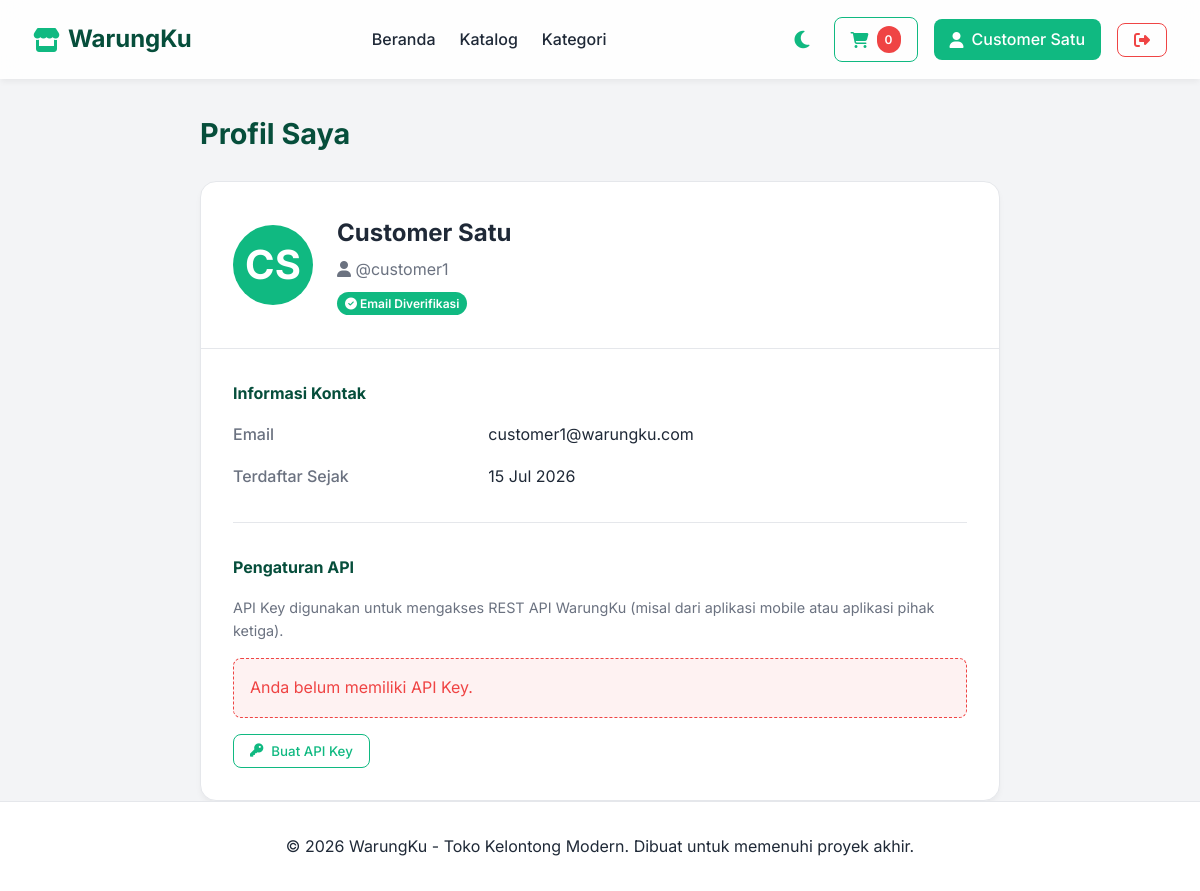
The app's page /profile.php (signed in) with its own data.
### tables this page shows
CREATE TABLE IF NOT EXISTS users (
    id INT AUTO_INCREMENT PRIMARY KEY,
    name VARCHAR(100) NOT NULL,
    username VARCHAR(50) NOT NULL UNIQUE,
    email VARCHAR(150) DEFAULT NULL UNIQUE,
    is_verified TINYINT(1) DEFAULT 0,
    verification_token VARCHAR(255) DEFAULT NULL,
    reset_token VARCHAR(255) DEFAULT NULL,
    reset_expires DATETIME DEFAULT NULL,
    api_key VARCHAR(255) DEFAULT NULL,
    password VARCHAR(255) NOT NULL,
    role ENUM('admin', 'customer') DEFAULT 'customer',
    created_at TIMESTAMP DEFAULT CURRENT_TIMESTAMP
);

### config/db.php (called while the page is built, shortened)
<?php
function getInitials($name) {
    $words    = explode(" ", $name);
    $initials = "";
    foreach ($words as $w) {
        if (!empty($w)) $initials .= strtoupper($w[0]);
        if (strlen($initials) >= 2) break;
    }
    return $initials;
}
?>

### profile.php (the view, shortened to what this page needs)
<?php
require_once __DIR__ . '/config/db.php';
$user_id = $_SESSION['user_id'];
$stmt = $pdo->prepare("SELECT name, username, email, is_verified, api_key, created_at FROM users WHERE id = ?");
$stmt->execute([$user_id]);
$user = $stmt->fetch();
require_once __DIR__ . '/templates/header.php';
?>
<div class="container" style="margin-top: 2rem;">
    <div style="max-width: 800px; margin: 0 auto;">
        <h2 class="section-title">Profil Saya</h2>
        <div style="background: white; border-radius: 16px; border: 1px solid var(--border); overflow: hidden; box-shadow: 0 4px 6px -1px rgba(0,0,0,0.05); display: flex; flex-direction: column; md:flex-row;">
            <div style="padding: 2rem; border-bottom: 1px solid var(--border);">
                <div style="display: flex; align-items: center; gap: 1.5rem;">
                    <div style="width: 80px; height: 80px; border-radius: 50%; background: var(--primary); color: white; display: flex; align-items: center; justify-content: center; font-size: 2.5rem; font-weight: bold;">
                        <?= getInitials($user['name']) ?>
                    </div>
                    <div>
                        <h3 style="font-size: 1.5rem; margin-bottom: 0.25rem;"><?= htmlspecialchars($user['name']) ?></h3>
                        <p style="color: var(--text-muted); margin-bottom: 0.5rem;"><i class="fa-solid fa-user"></i> @<?= htmlspecialchars($user['username']) ?></p>
                        <?php if($user['is_verified']): ?>
                            <span class="badge" style="background: var(--success);"><i class="fa-solid fa-check-circle"></i> Email Diverifikasi</span>
                        <?php endif; ?>
                    </div>
                </div>
            </div>
            <div style="padding: 2rem;">
                <h4 style="margin-bottom: 1rem; color: var(--secondary);">Informasi Kontak</h4>
                <div style="display: grid; grid-template-columns: 1fr 2fr; gap: 1rem; margin-bottom: 1.5rem;">
                    <div style="color: var(--text-muted); font-weight: 500;">Email</div>
                    <div><?= htmlspecialchars($user['email'] ?? 'Belum diatur') ?></div>
                    <div style="color: var(--text-muted); font-weight: 500;">Terdaftar Sejak</div>
                    <div><?= date('d M Y', strtotime($user['created_at'])) ?></div>
                </div>
                <hr style="border: none; border-top: 1px solid var(--border); margin: 2rem 0;">
                <h4 style="margin-bottom: 1rem; color: var(--secondary);">Pengaturan API</h4>
                <p style="color: var(--text-muted); font-size: 0.9rem; margin-bottom: 1rem;">API Key digunakan untuk mengakses REST API WarungKu (misal dari aplikasi mobile atau aplikasi pihak ketiga).</p>
                <?php if($user['api_key']): ?>
                    <div style="background: var(--bg-light); border: 1px dashed var(--border); padding: 1rem; border-radius: 8px; margin-bottom: 1rem; font-family: monospace; font-size: 1.1rem; color: var(--text-main); word-break: break-all;">
                        <?= htmlspecialchars($user['api_key']) ?>
                    </div>
                <?php else: ?>
                    <div style="background: #FEF2F2; border: 1px dashed var(--danger); padding: 1rem; border-radius: 8px; margin-bottom: 1rem; color: var(--danger);">
                        Anda belum memiliki API Key.
                    </div>
                <?php endif; ?>
                <form method="POST" action="">
                    <button type="submit" class="btn btn-outline" style="border-color: var(--primary); color: var(--primary);">
                        <i class="fa-solid fa-key"></i> <?= $user['api_key'] ? 'Regenerate API Key' : 'Buat API Key' ?>
                    </button>
                </form>
            </div>
        </div>
    </div>
</div>
<?php require_once __DIR__ . '/templates/footer.php'; ?>

### assets/css/style.css (style rules this page uses)
:root { --primary: #10B981; --primary-dark: #059669; --secondary: #064E3B; --accent: #FBBF24; --bg-light: #F3F4F6; --bg-white: #FFFFFF; --text-main: #1F2937; --text-muted: #6B7280; --border: #E5E7EB; --danger: #EF4444; --success: #10B981; }
* { margin: 0; padding: 0; box-sizing: border-box; font-family: 'Inter', -apple-system, BlinkMacSystemFont, "Segoe UI", Roboto, sans-serif; }
body { background-color: var(--bg-light); color: var(--text-main); line-height: 1.6; display: flex; flex-direction: column; min-height: 100vh; transition: background-color 0.3s, color 0.3s; }
.btn { padding: 0.5rem 1rem; border-radius: 8px; font-weight: 500; cursor: pointer; transition: all 0.2s; border: none; display: inline-flex; align-items: center; gap: 0.5rem; }
.btn-outline { border: 1px solid var(--primary); color: var(--primary); background: transparent; }
.container { max-width: 1200px; margin: 0 auto; padding: 0 2rem; }
.section-title { font-size: 1.8rem; color: var(--secondary); margin-bottom: 1.5rem; }
.badge { padding: 0.25rem 0.5rem; border-radius: 9999px; font-size: 0.75rem; font-weight: 600; background: var(--danger); color: white; }

### records on screen
users: name "CS", name "Customer Satu", username "customer1", email "customer1@warungku.com", created_at "15 Jul 2026"

### other values on screen
$cartCount "0"
$_SESSION['name'] "Customer Satu"
